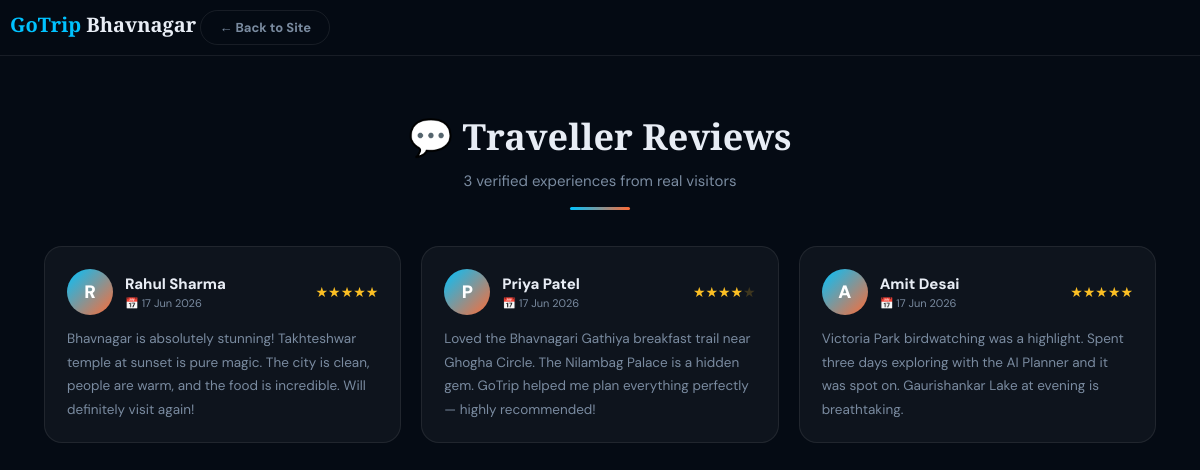
/all-reviews.php, run on the app's committed database.
### tables this page shows
CREATE TABLE IF NOT EXISTS reviews (
  id         INT AUTO_INCREMENT PRIMARY KEY,
  name       VARCHAR(100) NOT NULL,
  rating     TINYINT NOT NULL,
  message    TEXT NOT NULL,
  image_path VARCHAR(300) NULL DEFAULT NULL,
  approved   TINYINT DEFAULT 0,
  created_at DATETIME DEFAULT CURRENT_TIMESTAMP
);

### all-reviews.php (the view, shortened to what this page needs)
<?php
require_once 'db.php';
$r = $conn->query(
  "SELECT id, name, rating, message, image_path, created_at
       FROM reviews
      WHERE approved = 1
      ORDER BY created_at DESC"
);
$total = $r ? $r->num_rows : 0;
?>
<!DOCTYPE html>
<html lang="en">
<head>
</head>
<body>
  <div class="top-bar">
    <a href="index.php" class="logo">GoTrip <span>Bhavnagar</span></a>
    <a href="index.php" class="back-link">← Back to Site</a>
  </div>
  <div class="page-header">
    <h1 class="page-title">💬 Traveller Reviews</h1>
    <p class="page-sub"><?= $total ?> verified experience<?= $total !== 1 ? 's' : '' ?> from real visitors</p>
    <div class="divider"></div>
  </div>
  <div class="container">
    <?php if ($r && $r->num_rows > 0): ?>
      <div class="reviews-grid">
        <?php while ($rv = $r->fetch_assoc()):
          $initial = strtoupper(mb_substr($rv['name'], 0, 1));
          $filled  = str_repeat('★', (int)$rv['rating']);
          $empty   = str_repeat('★', 5 - (int)$rv['rating']);
          $date    = date('d M Y', strtotime($rv['created_at']));
        ?>
          <div class="review-card">
            <div class="card-top">
              <div class="avatar"><?= htmlspecialchars($initial) ?></div>
              <div>
                <div class="reviewer-name"><?= htmlspecialchars($rv['name']) ?></div>
                <div class="reviewer-date">📅 <?= $date ?></div>
              </div>
              <div class="stars"><?= $filled ?><span style="opacity:.2"><?= $empty ?></span></div>
            </div>
            <p class="review-body"><?= htmlspecialchars($rv['message']) ?></p>
          </div>
        <?php endwhile; ?>
      </div>
    <?php endif; ?>
  </div>
</body>
</html>

### all-reviews.php (style rules this page uses)
*, *::before, *::after { box-sizing: border-box; margin: 0; padding: 0 }
:root { --accent: #00c2ff; --accent2: #ff6b35; --bg: #050b14; --bg-rgba: rgba(5, 11, 20, 0.92); --card: rgba(255, 255, 255, 0.04); --card-border: rgba(255, 255, 255, 0.08); --text: #e8edf5; --muted: #7a8ba0; --radius: 18px }
body { font-family: 'DM Sans', sans-serif; background: var(--bg); color: var(--text); ... }
.top-bar { padding: 10px; background: var(--bg-rgba); border-bottom: 1px solid var(--card-border); backdrop-filter: blur(20px); ... }
.logo { font-family: 'Playfair Display', serif; font-size: 20px; font-weight: 900; color: var(--accent); text-decoration: none }
.logo span { color: var(--text) }
.back-link { display: inline-flex; align-items: center; gap: 6px; color: var(--muted); font-size: 13px; font-weight: 700; text-decoration: none; padding: 8px 18px; border-radius: 20px; border: 1px solid var(--card-border); transition: all .2s }
.page-header { text-align: center; padding: 56px 20px 36px }
.page-title { font-family: 'Playfair Display', serif; font-size: 36px; font-weight: 900; margin-bottom: 10px }
.page-sub { font-size: 15px; color: var(--muted) }
.divider { width: 60px; height: 3px; background: linear-gradient(90deg, var(--accent), var(--accent2)); border-radius: 2px; margin: 16px auto 0 }
.container { max-width: 1160px; margin: 0 auto; padding: 0 24px }
.reviews-grid { display: grid; grid-template-columns: repeat(auto-fill, minmax(300px, 1fr)); gap: 20px }
.review-card { background: var(--card); border: 1px solid var(--card-border); border-radius: var(--radius); padding: 22px 22px 20px; transition: transform .22s, box-shadow .22s; animation: fadeUp .3s ease }
.card-top { display: flex; align-items: center; gap: 12px; margin-bottom: 12px }
.avatar { width: 46px; height: 46px; border-radius: 50%; background: linear-gradient(135deg, var(--accent), var(--accent2)); display: flex; align-items: center; justify-content: center; font-size: 18px; font-weight: 900; color: #fff; flex-shrink: 0 }
.reviewer-name { font-weight: 800; font-size: 15px; color: var(--text) }
.reviewer-date { font-size: 11px; color: var(--muted); margin-top: 2px }
.stars { font-size: 14px; margin-left: auto; color: #fbbf24 }
.review-body { font-size: 13.5px; color: var(--muted); line-height: 1.75 }

### data on the page
reviews: name "R", name "Rahul Sharma", created_at "17 Jun 2026", rating "★★★★★", message "Bhavnagar is absolutely stunning! Takhteshwar temple at sunset is pure magic. The city is clean, people are warm, and the food is incredible. Will definitely visit again!"
reviews: name "P", name "Priya Patel", created_at "17 Jun 2026", rating "★★★★", rating "★", message "Loved the Bhavnagari Gathiya breakfast trail near Ghogha Circle. The Nilambag Palace is a hidden gem. GoTrip helped me plan everything perfectly — highly recommended!"
reviews: name "A", name "Amit Desai", created_at "17 Jun 2026", rating "★★★★★", message "Victoria Park birdwatching was a highlight. Spent three days exploring with the AI Planner and it was spot on. Gaurishankar Lake at evening is breathtaking."

### other printed values
$total "3"
